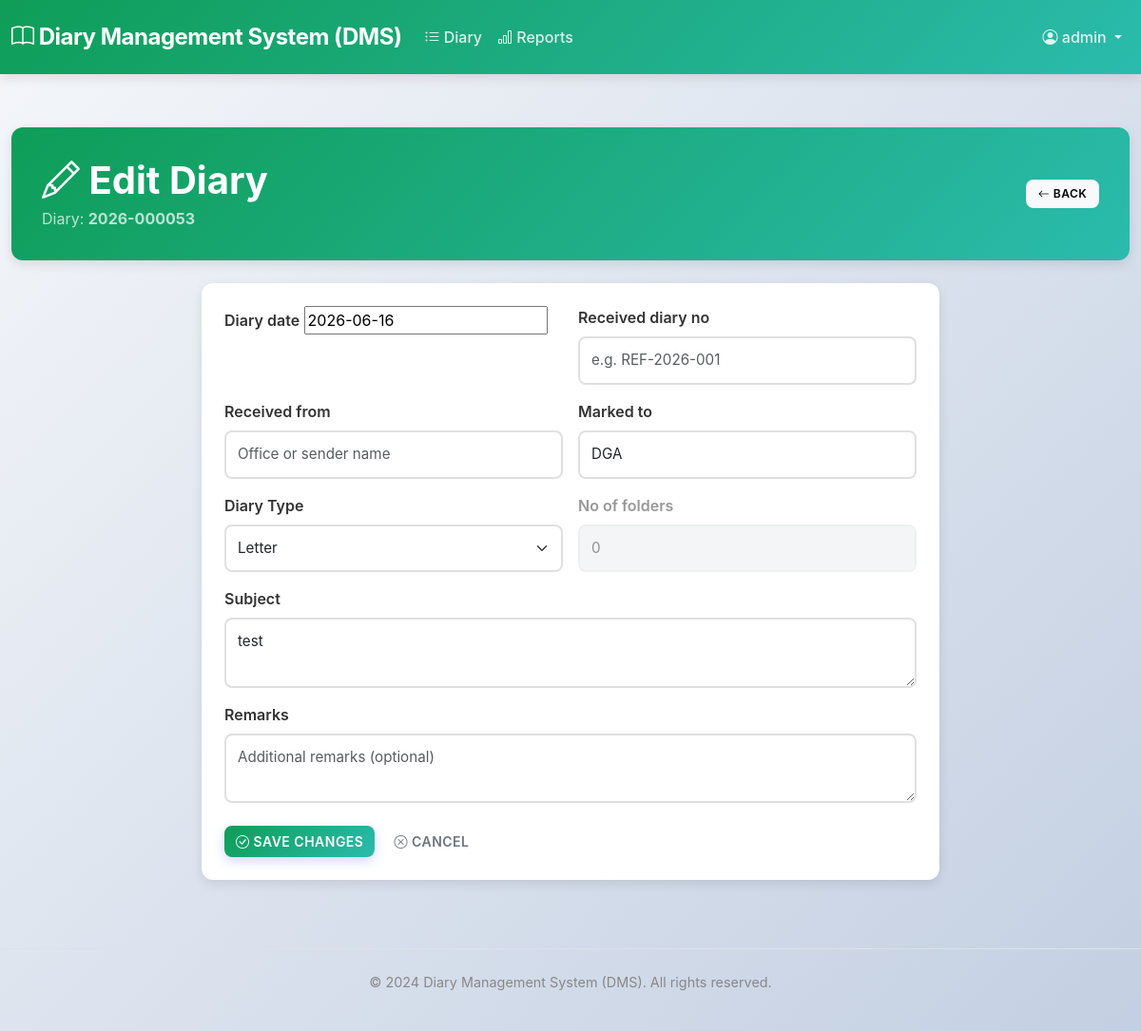
The app's page /diary/53/edit/ (signed in) with its own data.
### diary/models.py (models this page shows, shortened)
class Diary(models.Model):
    class Status(models.TextChoices):
        PENDING = "Pending", "Pending"
        CREATED = "Created", "Created"
        MARKED = "Marked", "Marked"
        FORWARDED = "Forwarded", "Forwarded"
        RETURNED = "Returned", "Returned"
        CLOSED = "Closed", "Closed"
        DISPOSED = "Disposed", "Disposed"
    year = models.PositiveIntegerField(db_index=True)
    sequence = models.PositiveIntegerField(db_index=True)
    diary_date = models.DateField(default=timezone.localdate)
    received_from = models.CharField(max_length=255, blank=True, default="")
    received_diary_no = models.CharField(max_length=100, blank=True, default="")
    file_letter = models.CharField(max_length=100, blank=True, default="")
    no_of_folders = models.PositiveIntegerField(default=0)
    service_included = models.BooleanField(default=False)
    subject = models.TextField(blank=True, default="")
    remarks = models.TextField(blank=True, default="")
    marked_to = models.CharField(max_length=255, blank=True, default="")
    marked_date = models.DateField(null=True, blank=True)
    status = models.CharField(max_length=50, choices=Status.choices, default=Status.PENDING)
    created_by = models.ForeignKey(
        settings.AUTH_USER_MODEL, on_delete=models.PROTECT, related_name="diaries_created"
    )
    created_at = models.DateTimeField(auto_now_add=True)
    class Meta:
        constraints = [
            models.UniqueConstraint(fields=["year", "sequence"], name="uniq_diary_year_seq"),
        ]
        ordering = ["-year", "-sequence"]
        indexes = [
            models.Index(fields=["year", "sequence"]),
            models.Index(fields=["diary_date"]),
            models.Index(fields=["status"]),
            models.Index(fields=["received_diary_no"]),
            models.Index(fields=["received_from"]),
            models.Index(fields=["file_letter"]),
            models.Index(fields=["marked_to"]),
        ]
    @property
    def diary_no(self) -> str:
        return f"{self.year}-{self.sequence:06d}"

### diary/views.py (the view)
# urls.py: path("diary/<int:pk>/edit/", views.diary_edit, name="diary_edit"),
@login_required
def diary_edit(request, pk: int):
    if not request.user.has_perm("diary.change_diary"):
        messages.error(request, "You do not have permission to edit this diary.")
        return redirect("diary_detail", pk=pk)
    diary = get_object_or_404(Diary, pk=pk)
    if request.method == "POST":
        form = DiaryCreateForm(request.POST, instance=diary)
        if form.is_valid():
            diary.diary_date = form.cleaned_data["diary_date"]
            diary.received_diary_no = form.cleaned_data.get("received_diary_no", "")
            diary.received_from = form.cleaned_data.get("received_from", "")
            diary.file_letter = form.cleaned_data.get("file_letter", "")
            diary.service_included = form.cleaned_data.get("service_included", False)
            diary.no_of_folders = form.cleaned_data.get("no_of_folders", 0)
            diary.subject = form.cleaned_data.get("subject", "")
            diary.remarks = form.cleaned_data.get("remarks", "")
            diary.marked_to = form.cleaned_data.get("marked_to", "")
            diary.save()
            messages.success(request, f"Diary {diary.diary_no} updated successfully.")
            return redirect("diary_detail", pk=diary.pk)
        else:
            messages.error(request, "Please correct the errors below.")
    else:
        form = DiaryCreateForm(instance=diary)
    return render(request, "diary/diary_edit.html", {"form": form, "diary": diary})

### diary/templates/diary/diary_edit.html (shortened to what this page needs)
{% extends "base.html" %}
{% block content %}
<div class="page-header mb-4">
  <div class="d-flex justify-content-between align-items-center">
    <div>
      <h1 class="mb-1"><i class="bi bi-pencil"></i> Edit Diary</h1>
      <p class="text-light mb-0 opacity-75">Diary: <strong>{{ diary.diary_no }}</strong></p>
    </div>
    <a href="{% url 'diary_detail' diary.pk %}" class="btn btn-light btn-sm">
      <i class="bi bi-arrow-left"></i> Back
    </a>
  </div>
</div>
<div class="row justify-content-center">
  <div class="col-lg-8">
    <div class="card">
      <div class="card-body">
        <form method="post" novalidate>
          <div class="row g-3">
            <div class="col-md-6">
              <label for="{{ form.diary_date.id_for_label }}" class="form-label">{{ form.diary_date.label }}</label>
              {{ form.diary_date }}
            </div>
            <div class="col-md-6">
              <label for="{{ form.received_diary_no.id_for_label }}" class="form-label">{{ form.received_diary_no.label }}</label>
              {{ form.received_diary_no }}
            </div>
            <div class="col-md-6">
              <label for="{{ form.received_from.id_for_label }}" class="form-label">{{ form.received_from.label }}</label>
              {{ form.received_from }}
            </div>
            <div class="col-md-6">
              <label for="{{ form.marked_to.id_for_label }}" class="form-label">{{ form.marked_to.label }}</label>
              {{ form.marked_to }}
            </div>
            <div class="col-md-6">
              <label for="{{ form.diary_type.id_for_label }}" class="form-label">{{ form.diary_type.label }}</label>
              {{ form.diary_type }}
            </div>
            <div class="col-md-6">
              <label for="{{ form.no_of_folders.id_for_label }}" class="form-label">{{ form.no_of_folders.label }}</label>
              {{ form.no_of_folders }}
            </div>
            <div class="col-md-12">
              <label for="{{ form.subject.id_for_label }}" class="form-label">{{ form.subject.label }}</label>
              {{ form.subject }}
            </div>
            <div class="col-md-12">
              <label for="{{ form.remarks.id_for_label }}" class="form-label">{{ form.remarks.label }}</label>
              {{ form.remarks }}
            </div>
          </div>
          <div class="d-flex gap-2 mt-4">
            <button type="submit" class="btn btn-primary">
              <i class="bi bi-check-circle"></i> Save Changes
            </button>
            <a href="{% url 'diary_detail' diary.pk %}" class="btn btn-outline-secondary">
              <i class="bi bi-x-circle"></i> Cancel
            </a>
          </div>
        </form>
      </div>
    </div>
  </div>
</div>
{% endblock %}

### diary/templates/base.html (shortened to what this page needs)
<!doctype html>
<html lang="en">
<head>
  <link href="https://cdn.jsdelivr.net/npm/bootstrap@5.3.3/dist/css/bootstrap.min.css" rel="stylesheet">
  <link href="https://cdn.jsdelivr.net/npm/bootstrap-icons@1.11.3/font/bootstrap-icons.css" rel="stylesheet">
</head>
<body>
  <nav class="navbar navbar-expand-lg navbar-dark" role="navigation" aria-label="Main navigation">
    <div class="container-fluid">
      <a class="navbar-brand" href="{% url 'dashboard' %}"><i class="bi bi-book"></i> Diary Management System (DMS)</a>
      <div class="collapse navbar-collapse" id="topNav">
        <ul class="navbar-nav me-auto mb-2 mb-lg-0">
          <li class="nav-item"><a class="nav-link" href="{% url 'diary_list' %}"><i class="bi bi-list-ul"></i> Diary</a></li>
          <li class="nav-item"><a class="nav-link" href="{% url 'reports_table' %}"><i class="bi bi-bar-chart"></i> Reports</a></li>
        </ul>
        <ul class="navbar-nav ms-auto mb-2 mb-lg-0">
          {% if request.user.is_authenticated %}
            <li class="nav-item dropdown">
              <a class="nav-link dropdown-toggle" href="#" id="userDropdown" role="button" data-bs-toggle="dropdown" aria-expanded="false">
                <i class="bi bi-person-circle"></i> {{ request.user.get_username }}
              </a>
            </li>
          {% else %}
            <li class="nav-item"><a class="btn btn-outline-light btn-sm" href="{% url 'login' %}">Login</a></li>
          {% endif %}
        </ul>
      </div>
    </div>
  </nav>
  <main class="container py-4">
    {% block content %}{% endblock %}
  </main>
  <footer class="mt-5 py-4 text-center text-muted border-top">
    <p>&copy; 2024 Diary Management System (DMS). All rights reserved.</p>
  </footer>
</body>
</html>

### diary/templates/base.html (style rules this page uses)
:root { --primary-gradient: linear-gradient(135deg, #0f9d58 0%, #2bbbad 100%); --primary-color: #0f9d58; --primary-dark: #0a7b44; --card-shadow: 0 4px 12px rgba(0, 0, 0, 0.1); --card-shadow-hover: 0 8px 24px rgba(0, 0, 0, 0.15); --border-radius: 12px; --transition: all 0.3s ease; }
* { box-sizing: border-box; }
body { background: linear-gradient(135deg, #f5f7fa 0%, #c3cfe2 100%); min-height: 100vh; font-family: -apple-system, BlinkMacSystemFont, 'Segoe UI', Roboto, 'Helvetica Neue', Arial, sans-serif; }
.navbar { background: var(--primary-gradient) !important; box-shadow: var(--card-shadow); padding: 1rem 0; }
.navbar-brand { font-weight: 700; font-size: 1.5rem; letter-spacing: -0.5px; color: white !important; }
.navbar-dark .navbar-nav .nav-link { color: rgba(255, 255, 255, 0.85) !important; transition: var(--transition); font-weight: 500; }
main.container { max-width: 1500px; margin-top: 2rem; }
.card { border: none; border-radius: var(--border-radius); box-shadow: var(--card-shadow); transition: var(--transition); overflow: hidden; }
.card-body { padding: 1.5rem; }
.btn { border: none; border-radius: 8px; font-weight: 600; transition: var(--transition); text-transform: uppercase; font-size: 0.875rem; letter-spacing: 0.5px; }
.btn-primary { background: var(--primary-gradient); color: white; box-shadow: 0 4px 12px rgba(102, 126, 234, 0.3); }
.btn-sm { padding: 0.4rem 0.8rem; font-size: 0.75rem; }
.form-control, .form-select { border: 2px solid #e0e0e0; border-radius: 8px; padding: 0.75rem; transition: var(--transition); font-size: 0.95rem; }
.form-label { font-weight: 600; color: #333; margin-bottom: 0.5rem; }
h1, h2, h3, h4, h5, h6 { color: #333; font-weight: 700; margin-bottom: 1.5rem; }
h1 { font-size: 2.5rem; background: var(--primary-gradient); -webkit-background-clip: text; -webkit-text-fill-color: transparent; background-clip: text; }
.text-muted { color: #888 !important; font-size: 0.9rem; }
.page-header { background: var(--primary-gradient); color: white; padding: 2rem; border-radius: var(--border-radius); margin-bottom: 2rem; box-shadow: var(--card-shadow); }
.card-body p, .page-header p, .table-responsive p, .text-truncate { overflow-wrap: anywhere; word-break: break-word; }
.page-header h1 { color: white; background: none; -webkit-text-fill-color: unset; margin-bottom: 0; }

### records on screen
Diary: diary_no "2026-000053", diary_date "2026-06-16", marked_to "DGA", no_of_folders "0", subject "test"

### other values on screen
{{ request.user.get_username }} "admin"
